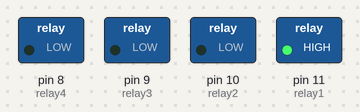
This sketch was run on a simulated Arduino Uno, built with avr-gcc and run on an emulated ATmega328P. Parts: switched loads named in the sketch (green lamp = pin HIGH).

Above: at 0.1 s.
At 0.3 s:
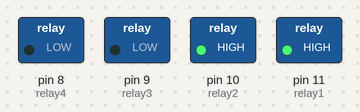
At 2.1 s:
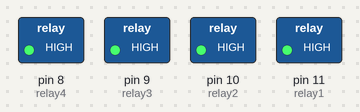
At 5.1 s:
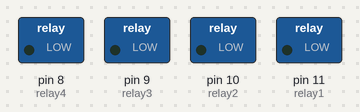
At 7.1 s:
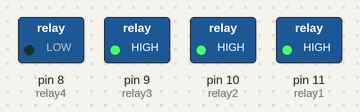
Timing chart, 0 to 8.6 s (numbered marks = the images above):
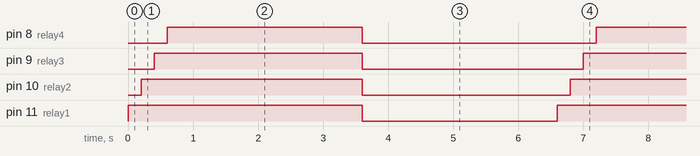

Measured:
- by itself, pin 8 (relay4): alternates HIGH for 3.0 s and LOW for 3.6 s
- by itself, pin 9 (relay3): alternates HIGH for 3.2 s and LOW for 3.4 s
- by itself, pin 10 (relay2): alternates HIGH for 3.4 s and LOW for 3.2 s
- by itself, pin 11 (relay1): alternates HIGH for 3.6 s and LOW for 3.0 s

The sketch:

p1b-relayswitch.ino
```cpp
/* **********************************************
    Project 1b: relay switch
    tomhartwig.nl/blog/arduino-project-1b-relay-switch

    The idea is to see if I can control the
    relay switch I bought.
********************************************** */
int relay1 = 11;
int relay2 = 10;
int relay3 = 9;
int relay4 = 8;

void setup() {
    // debug
    // Serial.begin(115200); // Open serial monitor at 115200 baud to see ping results.

	// Set relay pins to output
	pinMode(relay1, OUTPUT);
	pinMode(relay2, OUTPUT);
	pinMode(relay3, OUTPUT);
	pinMode(relay4, OUTPUT);
}

void loop() {
	// activate the 4 relay switches with a small delay
	digitalWrite(relay1, HIGH);
	delay(200);
	digitalWrite(relay2, HIGH);
	delay(200);
	digitalWrite(relay3, HIGH);
	delay(200);
	digitalWrite(relay4, HIGH);

	// keep them activated
	delay(3000);

	// deactivate them all at once
	digitalWrite(relay1, LOW);
	digitalWrite(relay2, LOW);
	digitalWrite(relay3, LOW);
	digitalWrite(relay4, LOW);
	delay(3000);
}
```
